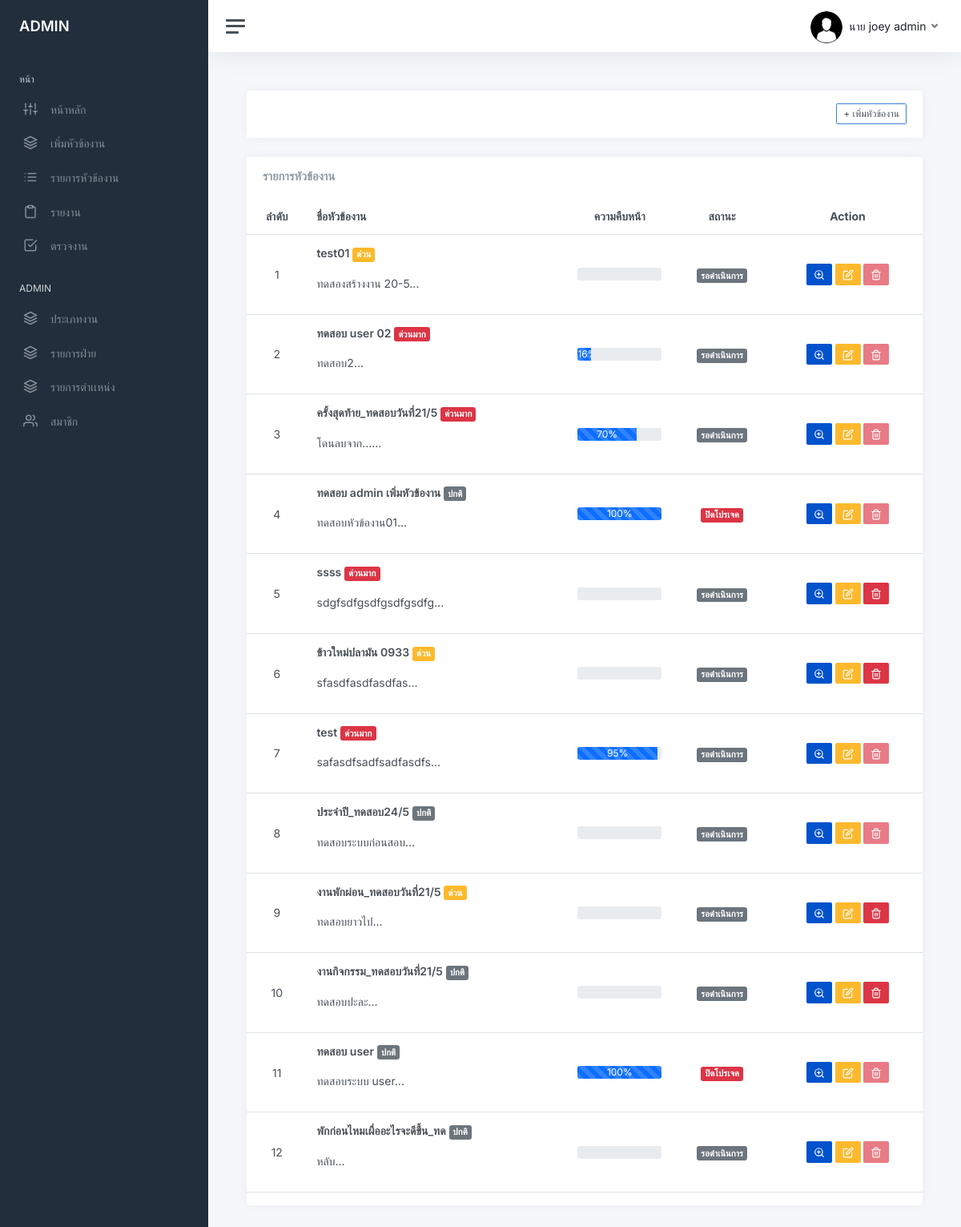
The page /project_list.php (signed in) on the database as committed earlier.
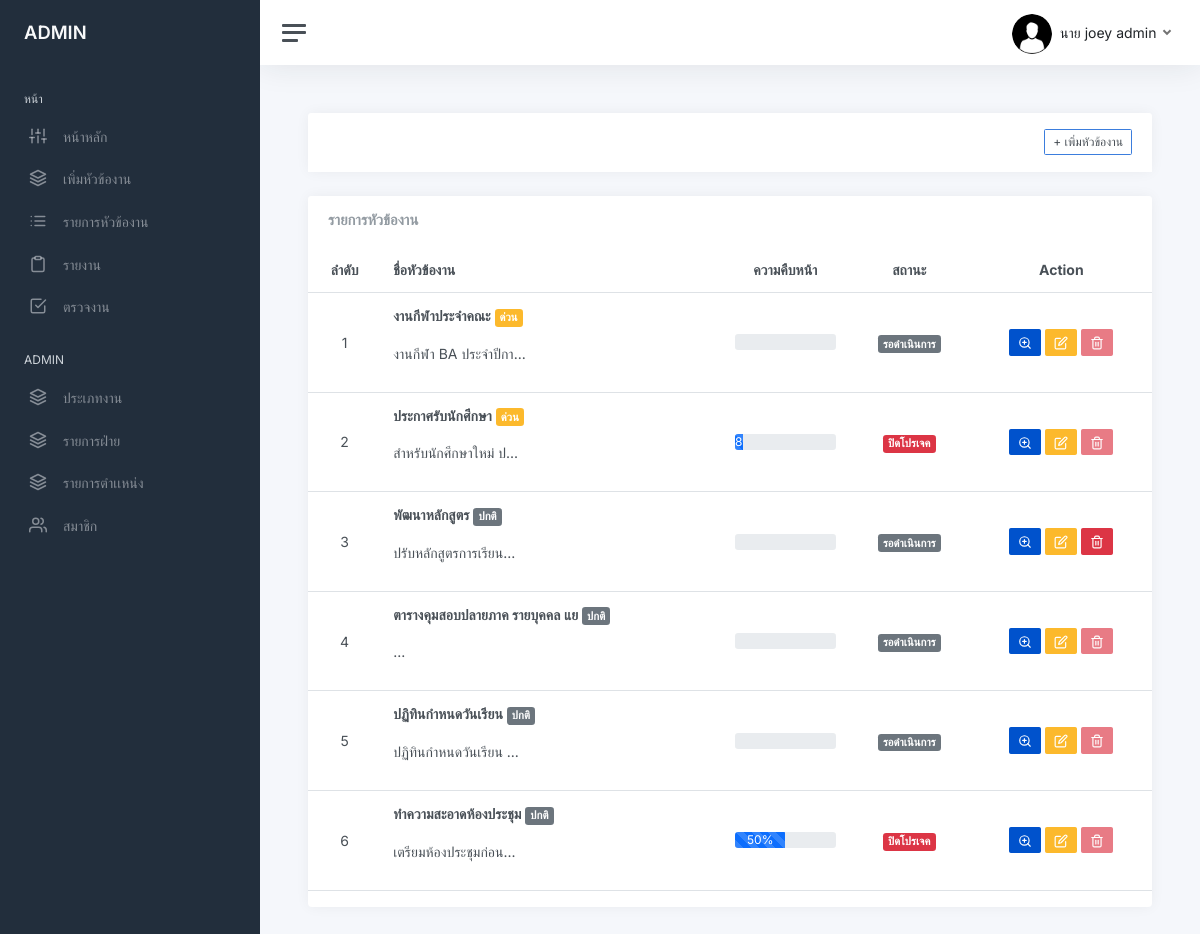
The same page on the database as committed later.
### tables this page shows
CREATE TABLE `project` (
  `project_id` int NOT NULL,
  `name_project` varchar(255) NOT NULL,
  `description` text NOT NULL,
  `status_1` tinyint NOT NULL,
  `create_project` timestamp NOT NULL DEFAULT CURRENT_TIMESTAMP ON UPDATE CURRENT_TIMESTAMP,
  `start_date` datetime NOT NULL,
  `end_date` datetime NOT NULL,
  `manager_id` int NOT NULL,
  `status_2` int NOT NULL,
  `id_jobtype` int NOT NULL,
  `progress_project` float NOT NULL
);

### project_list.php (the view, shortened to what the changed rows need)
<?php
   require_once 'connect.php';
?>
<!DOCTYPE html>
<html lang="en">
<?php include "head.php"?>
<body>
<link rel="stylesheet" type="text/css" href="https://cdn.datatables.net/1.13.2/css/dataTables.bootstrap5.min.css"
<?php include "sidebar.php"?>
<form action="proc.php" method="post" class="form-horizontal" enctype="multipart/form-data">
    <main class="content">
                    <div class="card flex-fill">
                            <div class="table-responsive-xl">
                                <table class="table table-hover" id="example">
                                    <thead>
                                        <tr>
                                            <th class="id-col text-center">ลำดับ</th>
                                            <th class="name-col">ชื่อหัวข้องาน</th>
                                            <th class="progress-col text-center">ความคืบหน้า</th>
                                            <th class="status-col text-center ">สถานะ</th>
                                            <th class="action-col text-center">Action</th>
                                        </tr>
                                    </thead>
                                    <tbody>
                                        <?php
                                            $i = 1;
                                            $where = "";
                                            $sql = "SELECT * FROM project  $where order by end_date,status_2  DESC ";
                                            $qry = $db->query($sql);
                                            $qry->execute();
                                            while ($row = $qry->fetch(PDO::FETCH_ASSOC)){
                                                $pro_id=$row['project_id'];
                                                $stmt = $db->query("SELECT * FROM task_list WHERE project_id =  $pro_id");
                                                $numtask = $stmt->rowCount();
                                        ?>
                                            <tr>
                                                <td class="id-col"><?php echo $i++ ?></td>
                                                <td class="name-col">
                                                    <p><b><?php echo mb_substr($row['name_project'],0,30);?></b>
                                                    <?php showstatpro2($row['status_2']);?></p>
                                                    <p class="truncate"><?php echo mb_substr($row['description'],0,20).'...';  ?></p>
                                                </td>
                                                <td class="progress-col">
                                                    <div class="progress">
                                                        <div class="progress-bar progress-bar-striped progress-bar-animated" role="progressbar" style="width:<?php echo $row['progress_project'] ?>%"><?php  echo  $row['progress_project']   ?>%</div>
                                                    </div>
                                                </td>
                                                <td class="status-col">
                                                    <?php showstatpro($row['status_1']);  ?>
                                                </td>
                                                <td class="action-col">
                                                    <a class="btn btn-bitbucket btn-sm"  title="ดูรายละเอียดหัวข้องาน" href="view_project.php?view_id=<?php echo $row['project_id']?>"><i data-feather="zoom-in"></i></a>
                                                    <a class="btn btn-warning btn-sm"  title="เเก้ไขหัวข้องาน" href="editproject_page.php?update_id=<?php echo $row['project_id']?>"><i data-feather="edit"></i></a>
                                                    <?php
                                                        if ($numtask == 0 || $row['status_1'] == 4) {
                                                        echo '<button class="btn btn-danger btn-sm delete-btn"  title="ลบหัวข้องาน" data-project_id="'.$row['project_id'].'"><i data-feather="trash-2"></i></button>';
                                                        } else {
                                                        echo '<button class="btn btn-danger btn-sm disabled"   title="ลบหัวข้องาน" onclick="deleteproject(\''. $row['project_id'] .'\')"><i data-feather="trash-2"></i></button>';
                                                        }
                                                        ?>
                                                </td>
                                            </tr>
                                        <?php } ?>
                                    </tbody>
                                </table>
                            </div>
                    </div>
        </main>
</form>
    </body>
</html>

### funtion.php (shortened to what the changed rows need)
<?php
    function showstatpro($status){
        $stat1 = array("","รอดำเนินการ","เลยระยะเวลา","ปิดโปรเจค");
        if($status =='1'){
            echo "<span class='badge bg-secondary'>".$stat1[$status]."</span>";
        }elseif($status =='2'){
            echo "<span class='badge bg-warning'>".$stat1[$status]."</span>";
        }elseif($status =='3'){
            echo "<span class='badge bg-danger'>".$stat1[$status]."</span>";
        }
    }
    function showstatpro2($status_2){
        $stat2 = array("","ปกติ","ด่วน","ด่วนมาก");
    if ($status_2 == '1') {
        echo " "."<span class='badge bg-secondary'>".$stat2[$status_2]."</span>";
    }else if($status_2== '2'){
        echo " "."<span class='badge bg-warning'>".$stat2[$status_2]."</span>";
    }else if($status_2 == '3'){
        echo " "."<span class='badge bg-danger'>".$stat2[$status_2]."</span>";
        }
    }
    ?>

Rows that differ between the two databases and show on the page:
removed project: name_project "test01", status_2 "ด่วน", description "ทดสองสร้างงาน 20-5", status_1 "รอดำเนินการ"
removed project: name_project "ทดสอบ user 02", status_2 "ด่วนมาก", description "ทดสอบ2", progress_project "16", status_1 "รอดำเนินการ"
removed project: name_project "ครั้งสุดท้าย_ทดสอบวันที่21/5", status_2 "ด่วนมาก", description "โดนลบจาก...", progress_project "70", status_1 "รอดำเนินการ"
removed project: name_project "ทดสอบ admin เพิ่มหัวข้องาน", status_2 "ปกติ", description "ทดสอบหัวข้องาน01", progress_project "100", status_1 "ปิดโปรเจค"
removed project: name_project "ssss", status_2 "ด่วนมาก", description "sdgfsdfgsdfgsdfgsdfg", status_1 "รอดำเนินการ"
removed project: name_project "ข้าวใหม่ปลามัน 0933", status_2 "ด่วน", description "sfasdfasdfasdfas", status_1 "รอดำเนินการ"
removed project: name_project "test", status_2 "ด่วนมาก", description "safasdfsadfsadfasdfs", progress_project "95", status_1 "รอดำเนินการ"
removed project: name_project "ประจำปี_ทดสอบ24/5", status_2 "ปกติ", description "ทดสอบระบบก่อนสอบ", status_1 "รอดำเนินการ"
removed project: name_project "งานพักผ่อน_ทดสอบวันที่21/5", status_2 "ด่วน", description "ทดสอบยาวไป", status_1 "รอดำเนินการ"
removed project: name_project "งานกิจกรรม_ทดสอบวันที่21/5", status_2 "ปกติ", description "ทดสอบปะละ", status_1 "รอดำเนินการ"
removed project: name_project "ทดสอบ user", status_2 "ปกติ", description "ทดสอบระบบ user", progress_project "100", status_1 "ปิดโปรเจค"
removed project: name_project "พักก่อนไหมเผื่ออะไรจะดีขึ้น_ทด", status_2 "ปกติ", description "หลับ", status_1 "รอดำเนินการ"
added project: name_project "งานกีฬาประจำคณะ", status_2 "ด่วน", description "งานกีฬา BA ประจำปีกา", status_1 "รอดำเนินการ"
added project: name_project "ประกาศรับนักศึกษา", status_2 "ด่วน", description "สำหรับนักศึกษาใหม่ ป", progress_project "8", status_1 "ปิดโปรเจค"
added project: name_project "พัฒนาหลักสูตร", status_2 "ปกติ", description "ปรับหลักสูตรการเรียน", status_1 "รอดำเนินการ"
added project: name_project "ตารางคุมสอบปลายภาค รายบุคคล แย", status_2 "ปกติ", status_1 "รอดำเนินการ"
added project: name_project "ปฏิทินกำหนดวันเรียน", status_2 "ปกติ", description "ปฏิทินกำหนดวันเรียน", status_1 "รอดำเนินการ"
added project: name_project "ทำความสะอาดห้องประชุม", status_2 "ปกติ", description "เตรียมห้องประชุมก่อน", progress_project "50", status_1 "ปิดโปรเจค"
